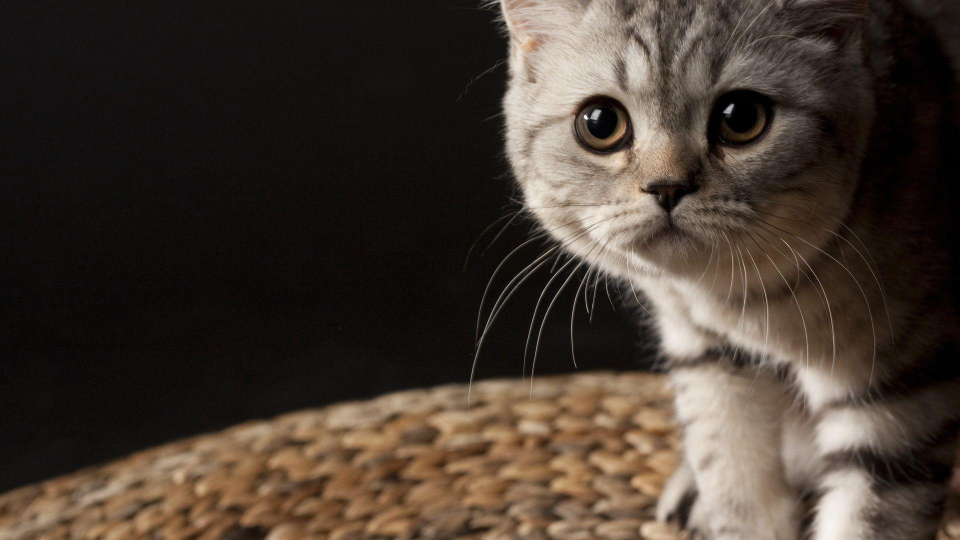
#> input picture classic/ph/largeCat.jpg, 1920 x 1080 px (shown at 1/2 size)
$ jupyter execute transformations.ipynb
#> lines starting #> are read from the running program, lines starting #| are printed output that depends on the picture
[cell 1]
import cv2 as cv
from matplotlib import pyplot as plt
import numpy as np

[cell 2]
def imshow(image):
    cv.imshow('image', image)
    cv.waitKey(0)
    cv.destroyWindow('image')

Все преобразования изображения сводятся к умножению на соотвествующую матрицу. Соответственно операции отличаются
этой матрицей и её размерностью. Второй пункт не совсем верный. Простейшие операции выполняются матрицей 2х2, более сложные 3х3.
Однако мы вполне можем перейти от одной к другой. Например:
вращение :
[x,y] = [
    [cos(o) , -sin(o)],
    [sin(o) , cos(o)]
] * [x',y']

но от нее мы можем перейти к матрице
[x,y,z] = [
    [cos(o) , -sin(o) ,  0 ],
    [sin(o) , cos(o) , 0 ]
    [0 , 0 , 1]
] * [x',y',z']

и результат останется тем же

пример базовых аффиных преобразований:

[cell 3]
img = cv.imread('./ph/largeCat.jpg')
#> img is the input picture: shape (1080, 1920, 3); mean B, G, R 48.1, 57.3, 68.3
img = cv.resize(img , (640,640), interpolation=cv.INTER_AREA)
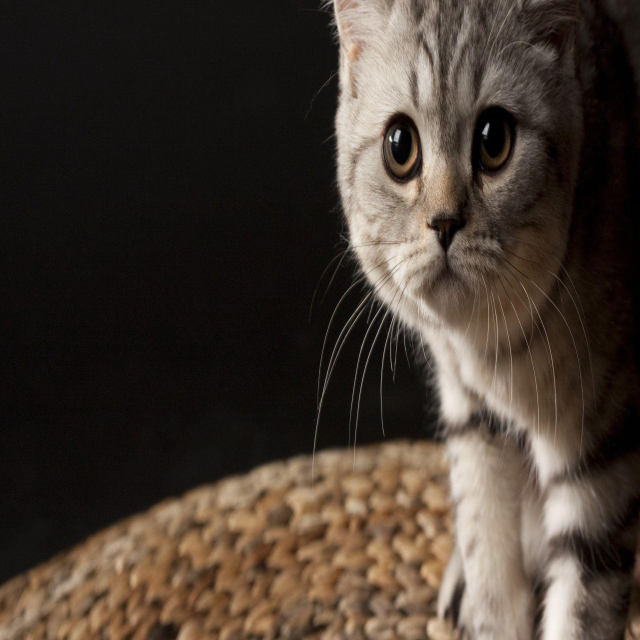
#> img: shape (640, 640, 3); mean B, G, R 48.1, 57.3, 68.3

#### Translations

это сдвиг по оси х или y

[cell 4]
def translate(im, x ,y):
    transMatrix = np.float32([[1,0,x],[0,1,y]])
    return cv.warpAffine(im, transMatrix, (im.shape[1], im.shape[0]))


f = plt.figure(figsize=(20,20))
f.add_subplot(141)
plt.imshow(cv.cvtColor(img, cv.COLOR_BGR2RGB))
f.add_subplot(142)
plt.imshow(cv.cvtColor(translate(img,100,100), cv.COLOR_BGR2RGB))
f.add_subplot(143)
plt.imshow(cv.cvtColor(translate(img,-100,100), cv.COLOR_BGR2RGB))
f.add_subplot(144)
plt.imshow(cv.cvtColor(translate(img,100,-100), cv.COLOR_BGR2RGB))
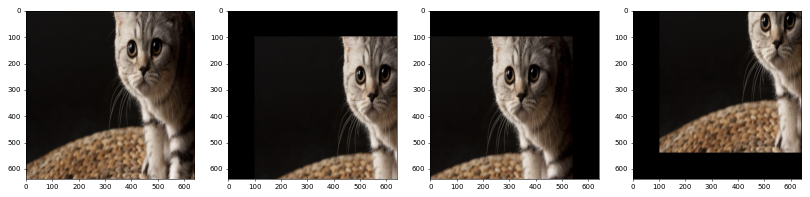
#> figure drawn by matplotlib, 4 panels

#### Rotation

Ну, это просто вращение. Кажется, все просто

[cell 5]
def rotate1(im, angle):
    (h,w) = im.shape[:2]
    rotationMatrix = np.float32( [[np.cos(angle), -1*np.sin(angle),0] ,[np.sin(angle), np.cos(angle), 0]])
    return cv.warpAffine(img, rotationMatrix, (w,h))

f = plt.figure(figsize=(20,20))
f.add_subplot(131)
plt.imshow(cv.cvtColor(img, cv.COLOR_BGR2RGB))
f.add_subplot(132)
plt.imshow(cv.cvtColor(rotate1(img,np.pi/4), cv.COLOR_BGR2RGB))
f.add_subplot(133)
plt.imshow(cv.cvtColor(rotate1(img,np.pi/2), cv.COLOR_BGR2RGB))

Это верный подход, но не до конца. Мы вращаем относительно точки начала координат. Поэтому если повернуть на 90 градусов, картинка оказывается вне нашего поля зрения
поэтому нужно дополнительно воспользоваться операцией Translation и сдвинуть точку начала координат. Логика такая: мы сдвигаем картинку так, чтобы точка, вокруг которой вращаем
располагалась в 0,0. Для этого двигаем на (-x,-y), затем вращаем и после возвращаем картинку на исходную позицию, то есть двигаем на (x,y)

[cell 6]
def getTranslationMatrix(x,y):
    return np.float32([[1,0,x],[0,1,y],[0,0,1]])

def rotate2(im, angle):
    (h,w) = im.shape[:2]
    centerX = w//2
    centerY = h//2
    rotationMatrix = np.float32( [[np.cos(angle), -1*np.sin(angle),0] ,[np.sin(angle), np.cos(angle), 0], [0, 0, 1]] )
    finalMatrix = np.matmul(getTranslationMatrix(centerX,centerY), np.matmul(rotationMatrix, getTranslationMatrix(-1*centerX, -1 * centerY)) )
    return cv.warpAffine(im, finalMatrix[:2], (w,h))

f = plt.figure(figsize=(20,20))
f.add_subplot(131)
plt.imshow(cv.cvtColor(img, cv.COLOR_BGR2RGB))
f.add_subplot(132)
plt.imshow(cv.cvtColor(rotate2(img,np.pi/4), cv.COLOR_BGR2RGB))
f.add_subplot(133)
plt.imshow(cv.cvtColor(rotate2(img,np.pi/2), cv.COLOR_BGR2RGB))
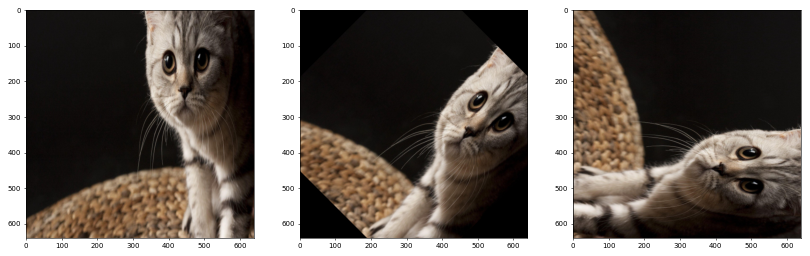
#> figure drawn by matplotlib, 3 panels

А можно не морочить голову и просто позвать cv функцию, которая расчитает все за нас

[cell 7]
def rotate3(im, angle):
    (h,w) = im.shape[:2]
    centerX = w//2
    centerY = h//2
    rotationMatrix = cv.getRotationMatrix2D((centerX,centerY), angle)
    return cv.warpAffine(im, rotationMatrix[:2], (w,h))

f = plt.figure(figsize=(20,20))
f.add_subplot(131)
plt.imshow(cv.cvtColor(img, cv.COLOR_BGR2RGB))
f.add_subplot(132)
plt.imshow(cv.cvtColor(rotate2(img,np.pi/4), cv.COLOR_BGR2RGB))
f.add_subplot(133)
plt.imshow(cv.cvtColor(rotate2(img,np.pi/2), cv.COLOR_BGR2RGB))

#### Scaling

Это стандартный rescale картинки, к которому мы привыкли, ничего сложного

[cell 8]
def scale(im ,sx,sy):
    (h,w) = im.shape[:2]
    scalingMatrix = np.float32([[sx,0,0],[0,sy,0]])
    return cv.warpAffine(im , scalingMatrix, (w,h))
f = plt.figure(figsize=(20,20))
f.add_subplot(131)
plt.imshow(cv.cvtColor(img, cv.COLOR_BGR2RGB))
f.add_subplot(132)
plt.imshow(cv.cvtColor(scale(img,0.5,0.5), cv.COLOR_BGR2RGB))
f.add_subplot(133)
plt.imshow(cv.cvtColor(scale(img,0.95,0.8), cv.COLOR_BGR2RGB))
#> call 2 of scale, with sx = 0.95, sy = 0.8
#> in scale (call 2), `return cv.warpAffine(im , scalingMatrix, (w,h))`:
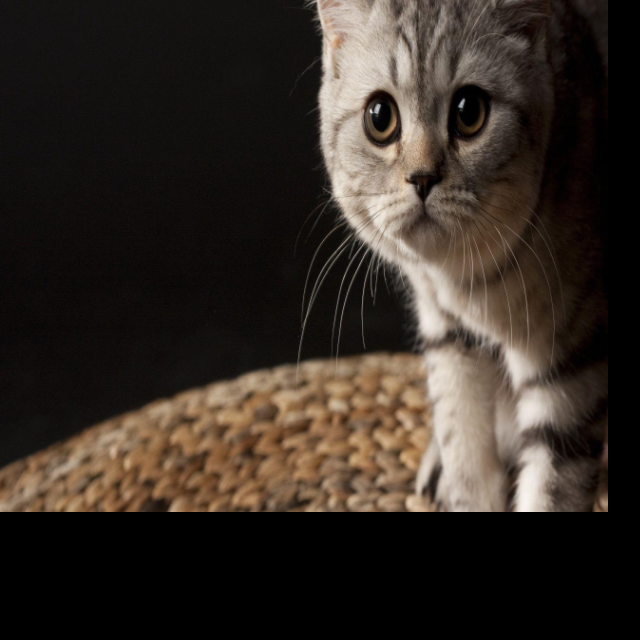
#> returned value: shape (640, 640, 3); mean of channels 0, 1, 2 36.6, 43.6, 52; drawn as B, G, R
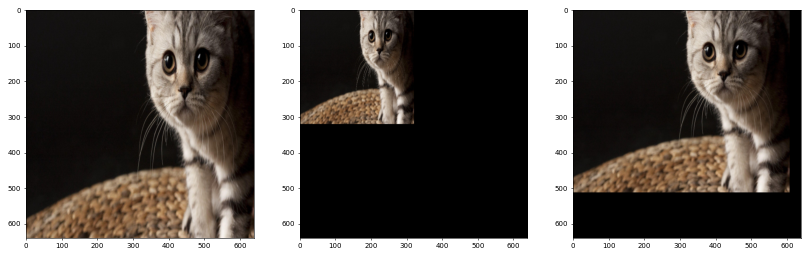
#> figure drawn by matplotlib, 3 panels

[cell 9]
def skew(im ,mx):
    (h,w) = im.shape[:2]
    skewingMatrix = np.float32([[1,mx,0],[0, 1,0]])
    return cv.warpAffine(im , skewingMatrix, (w,h))
f = plt.figure(figsize=(20,20))
f.add_subplot(131)
plt.imshow(cv.cvtColor(img, cv.COLOR_BGR2RGB))
f.add_subplot(132)
plt.imshow(cv.cvtColor(skew(translate(scale(img, 0.5,0.5), 160,160),-0.2), cv.COLOR_BGR2RGB))
#> call 4 of translate, with x = 160, y = 160
#> in translate (call 4), `transMatrix = np.float32([[1,0,x],[0,1,y]])`: transMatrix = [[1, 0, 160], [0, 1, 160]]
#> in translate (call 4), `return cv.warpAffine(im, transMatrix, (im.shape[1], im.shape[0]))`:
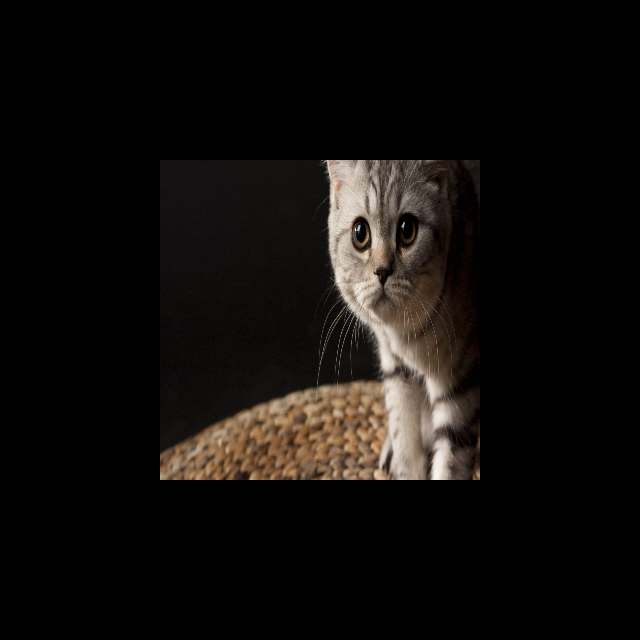
#> returned value: shape (640, 640, 3); mean of channels 0, 1, 2 12, 14.3, 17.1; drawn as B, G, R
#> in skew, `(h,w) = im.shape[:2]`: h = 640
#> in skew, `return cv.warpAffine(im , skewingMatrix, (w,h))`:
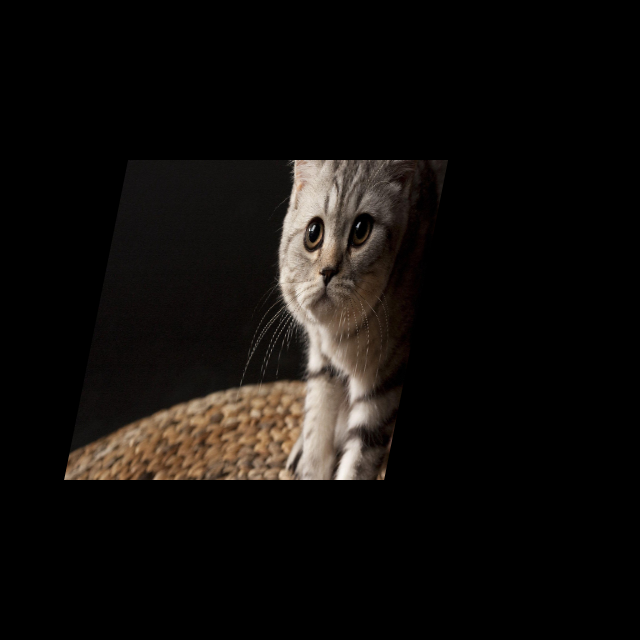
#> returned value: shape (640, 640, 3); mean of channels 0, 1, 2 12, 14.3, 17.1; drawn as B, G, R
f.add_subplot(133)
plt.imshow(cv.cvtColor(skew(translate(scale(img, 0.5,0.5), 200,200),-0.6), cv.COLOR_BGR2RGB))
#> in translate (call 5), `transMatrix = np.float32([[1,0,x],[0,1,y]])`: transMatrix = [[1, 0, 200], [0, 1, 200]]
#> in translate (call 5), `return cv.warpAffine(im, transMatrix, (im.shape[1], im.shape[0]))`:
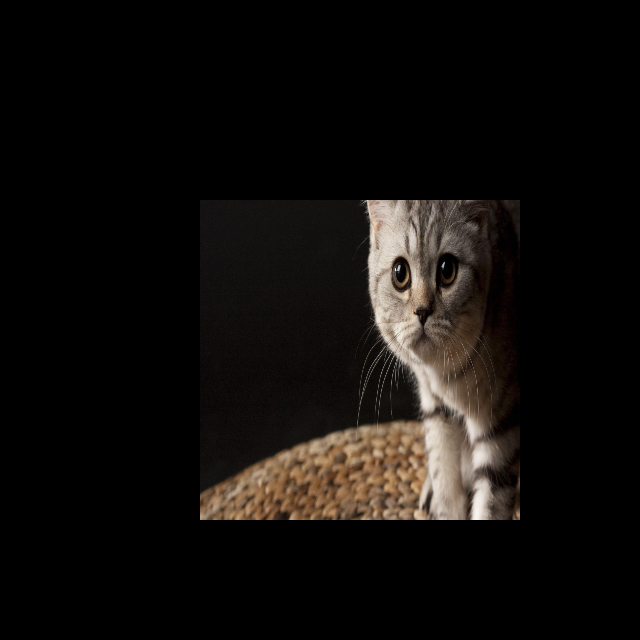
#> returned value: shape (640, 640, 3); mean of channels 0, 1, 2 12, 14.3, 17.1; drawn as B, G, R
#> call 2 of skew, with mx = -0.6
#> in skew (call 2), `return cv.warpAffine(im , skewingMatrix, (w,h))`:
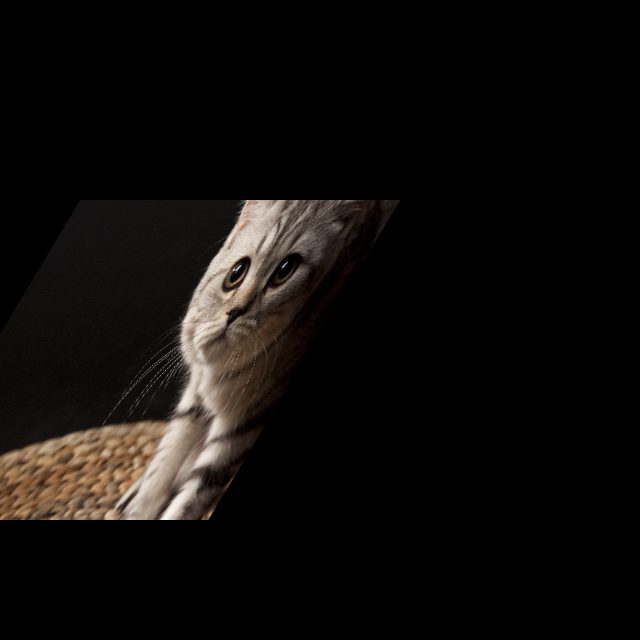
#> returned value: shape (640, 640, 3); mean of channels 0, 1, 2 11.1, 13, 15.4; drawn as B, G, R
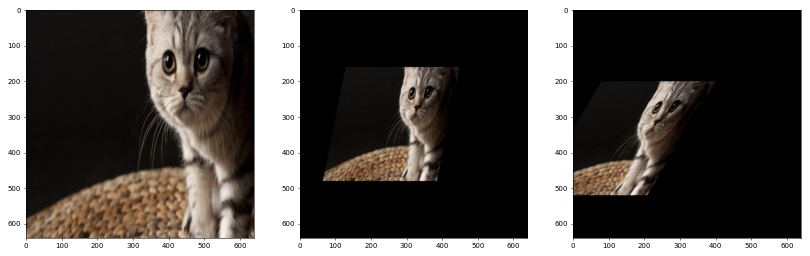
#> figure drawn by matplotlib, 3 panels
